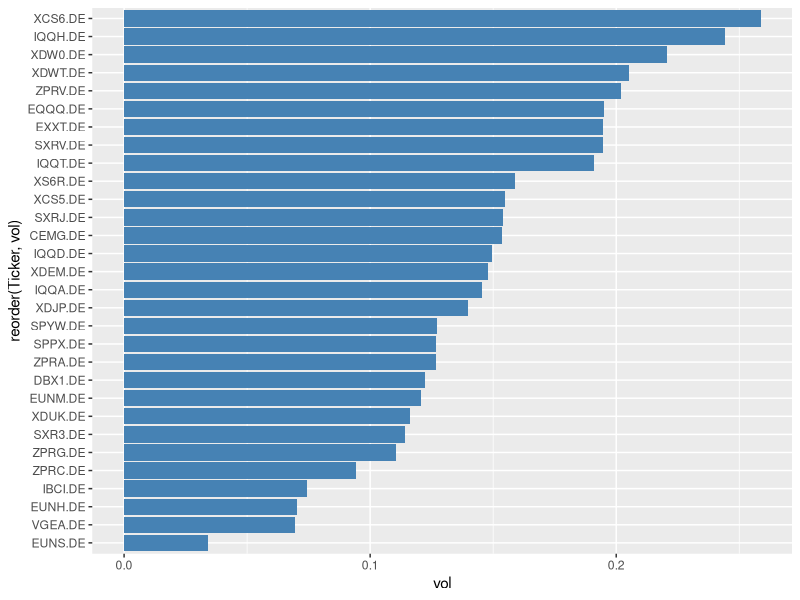

This chart was generated by the following R code:

library(tidyverse)
library(lubridate)
library(corpcor)
library(xts)
library(ggplot2)


returns <- read_csv("data/monthly_log_returns.csv") %>%
  dplyr::rename(Date = 1) %>%
  dplyr::mutate(Date = as.Date(Date))

returns_long <- returns %>%
  tidyr::pivot_longer(-Date, names_to = "Ticker", values_to = "Return")

volatilitet <- returns_long %>%
  dplyr::group_by(Ticker) %>%
  dplyr::summarise(vol = sd(Return, na.rm = TRUE) * sqrt(12))



cor_mat <- returns %>%
  dplyr::select(-Date) %>%
  stats::cor(use = "pairwise.complete.obs")

start_ticker <- volatilitet %>%
  dplyr::arrange(vol) %>%
  dplyr::pull(Ticker) %>%
  .[1]
selected <- start_ticker

# greedy udvælgelse
while (length(selected) < 30) {
  candidates <- setdiff(colnames(cor_mat), selected)

  avg_corr <- sapply(candidates, function(c) {
    mean(abs(cor_mat[c, selected]), na.rm = TRUE)
  })

  next_ticker <- names(sort(avg_corr))[1]
  selected <- c(selected, next_ticker)
}

volatilitet %>%
  dplyr::filter( Ticker %in% selected) %>%
  ggplot2::ggplot(ggplot2::aes(x = reorder(Ticker, vol), y = vol)) +
  ggplot2::geom_col(fill = "steelblue") +
  coord_flip()

returns_selected <- returns %>%
  select(Date, all_of(selected))

write_csv(returns_selected, "data/data_udvalgt.csv")
cat("data færdigfiltreret")
